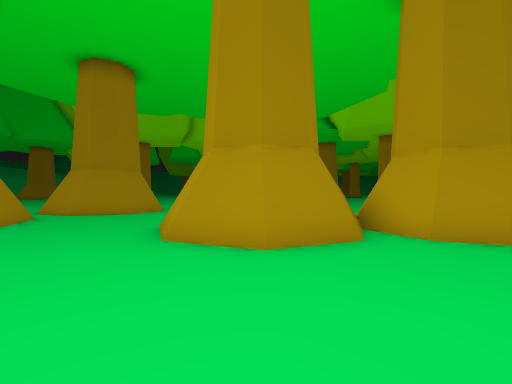
[1] (above)

12 first-person views from a walk through a scene from a Unity 3-D project. The camera is 1.4 m above the floor, looks level and sees 90° across. The floor is counted in squares, 2 m on a side. Each view is taken from the middle of a square. On the plan, view 1 faces up. The plan holds only what a view shows up to about 9 squares ahead; the rest is blank. The place goes on beyond the plan.

[2]
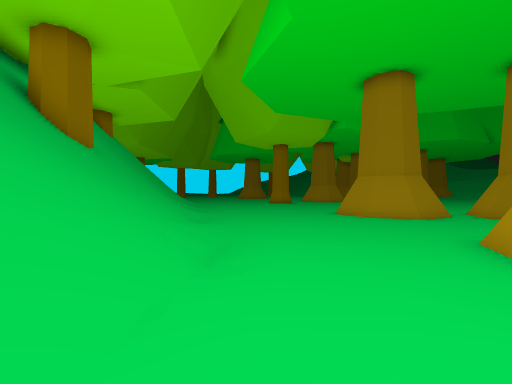

[3]
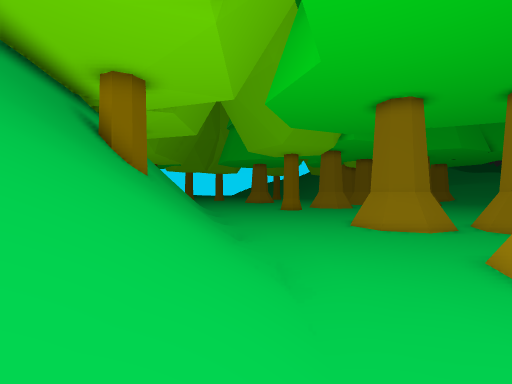

[4]
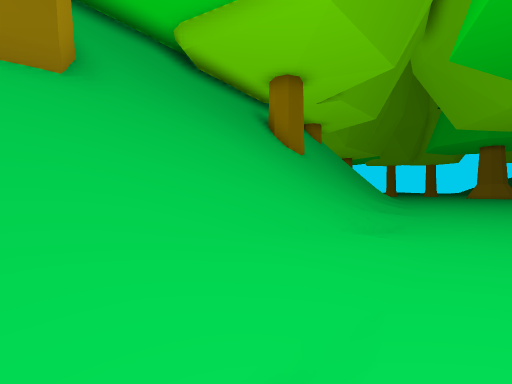

[5]
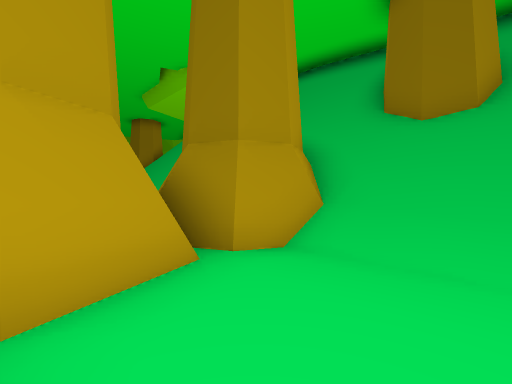

[6]
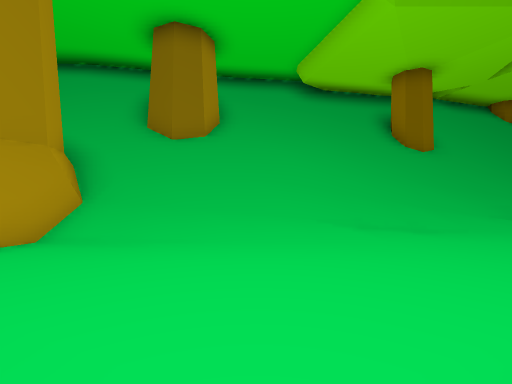

[7]
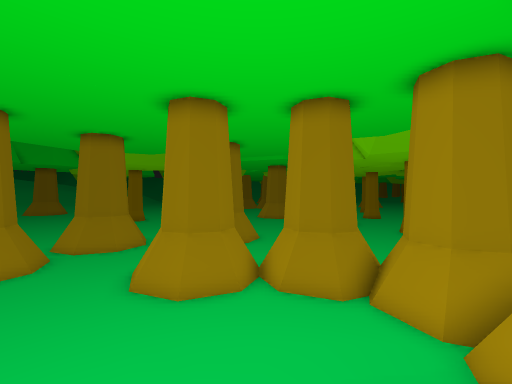

[8]
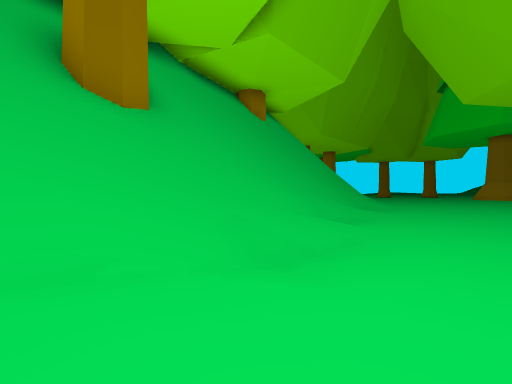

[9]
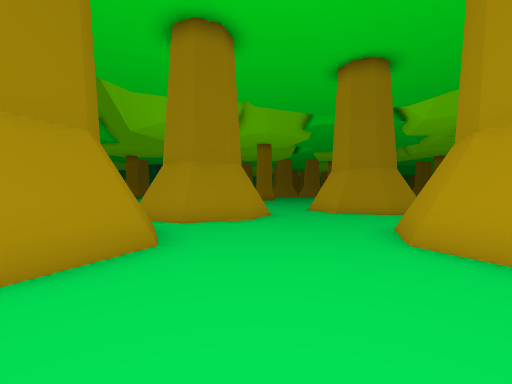

[10]
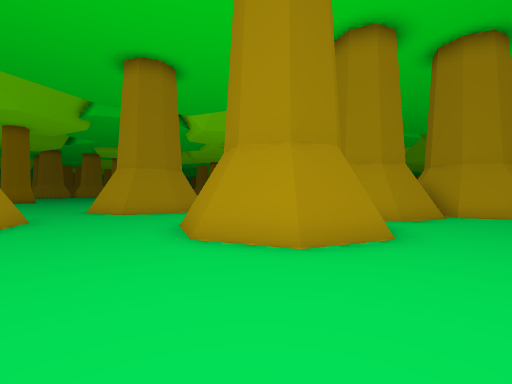

[11]
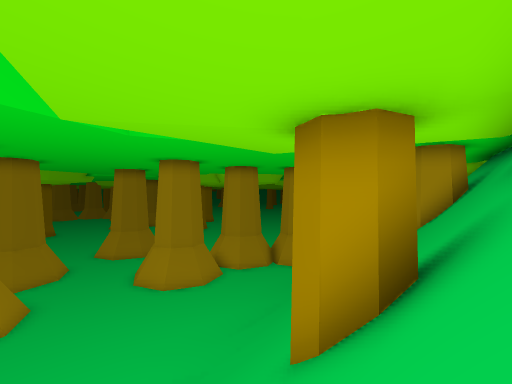

[12]
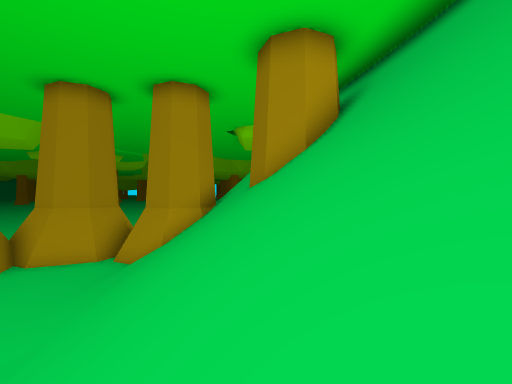

### Floor plan
Key: @ floor where view 1 was taken; # wall or solid block; . floor; / step, stairs or slope; = window, fence, low wall or low ledge.
Columns run from 6 left of view 1 to 8 right of it. Each row starts with its distance up from view 1.
 13    ..
 12    ..#
 11    ..###
 10   #..###
  9 ###....
  8 ##....
  7 #....#
  6 #....#  ##
  5 #....#####  #
  4 #....###.####
  3 ...........##
  2 ...........###
  1 .........../##
  0 ......@/////##
 -1 .../////////##
 -2 //////////////
 -3 //////////##///
 -4 /////////###//=
 -5 //##/////######
 -6 /#########
 -7 ###

Where each view was taken, in squares from view 1:
view 1: 0 up, 0 right, facing up
view 2: 0 up, 3 right, facing left
view 3: 1 down, 4 right, facing left
view 4: 1 up, 4 right, facing down-left
view 5: 3 up, 3 right, facing down-right
view 6: 4 up, 2 right, facing down
view 7: 3 down, 2 right, facing up
view 8: 0 up, 2 left, facing down-left
view 9: 2 up, 4 left, facing up
view 10: 2 up, 4 left, facing up-right
view 11: 6 down, 6 left, facing up-right
view 12: 3 down, 2 left, facing right
